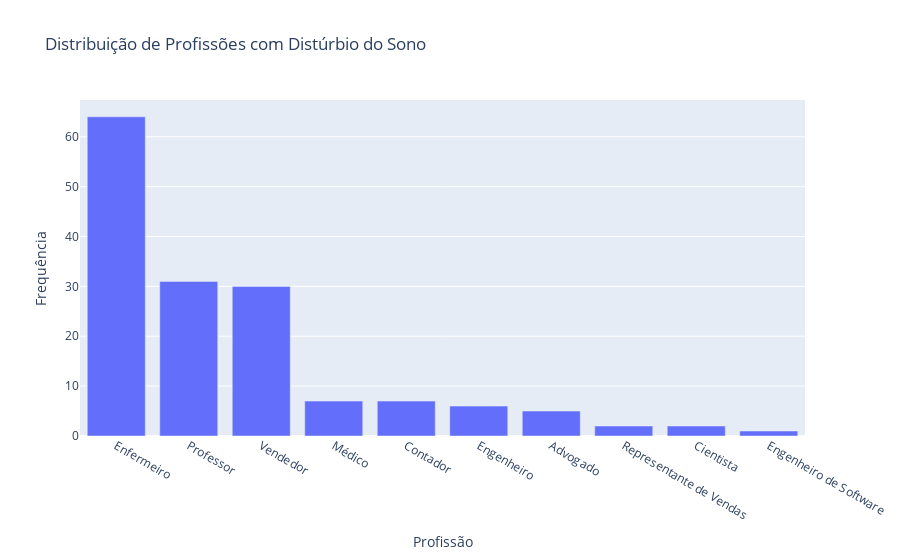

The cell this chart's notebook holds for it:
### Markdown cell above
# Graficos

### Code cell
criar_grafico_barras(profissao, "Distribuição de Profissões com Distúrbio do Sono")

### Figure 1 — Plotly figure (JSON) as saved in the notebook; plotly's stock layout.template omitted (floating-point values rounded to 4 significant figures)
{"data": [{"hovertemplate": "Profissão=%{x}<br>Frequência=%{y}<extra></extra>", "legendgroup": "", "marker": {"color": "#636efa", "pattern": {"shape": ""}}, "name": "", "orientation": "v", "showlegend": false, "textposition": "auto", "type": "bar", "x": ["Enfermeiro", "Professor", "Vendedor", "Médico", "Contador", "Engenheiro", "Advogado", "Representante de Vendas", "Cientista", "Engenheiro de Software"], "xaxis": "x", "y": [64, 31, 30, 7, 7, 6, 5, 2, 2, 1], "yaxis": "y"}], "layout": {"barmode": "relative", "legend": {"tracegroupgap": 0}, "title": {"text": "Distribuição de Profissões com Distúrbio do Sono"}, "xaxis": {"anchor": "y", "domain": [0, 1], "title": {"text": "Profissão"}}, "yaxis": {"anchor": "x", "domain": [0, 1], "title": {"text": "Frequência"}}}}
